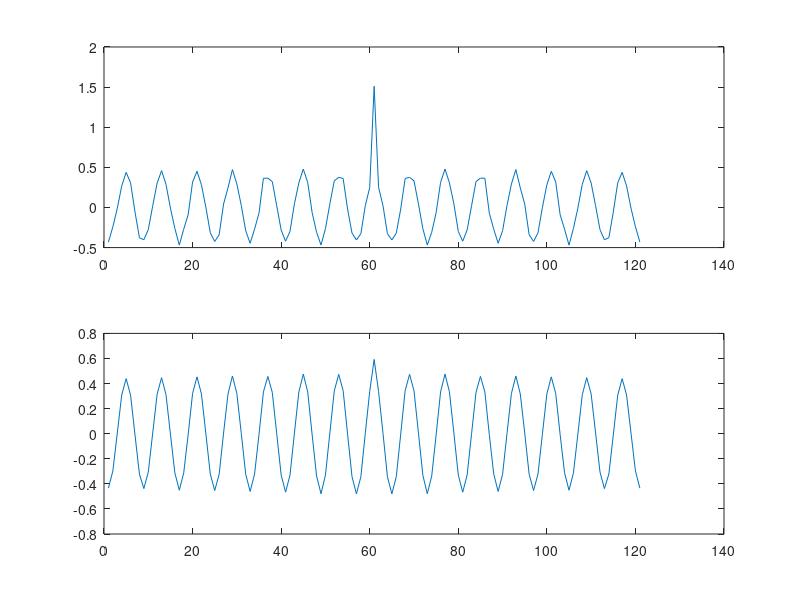

The MATLAB source for this figure:
clear 
clear figure

% N=5000;
% u=rand(1,N);
% u_mean=mean(u);
% power_u=var(u);
% subplot(211)
% plot(u(1:100));grid on;
% subplot(212)
% hist(u,50);grid on;
%

%
N=500;p1=1;p2=0.1;f=1/8;Mlag=60;
u=randn(1,N);u2=u*sqrt(p2);n=[0:N-1];
s=sin(2*pi*f*n);
x1=u(1:N)+s;rx1=xcorr(x1,Mlag,'biased');
subplot(211);
plot(rx1);hold on;
u2=u*sqrt(p2);x2=u2(1:N)+s;
rx2=xcorr(x2,Mlag,'biased');
subplot(212);
plot(rx2);hold off

